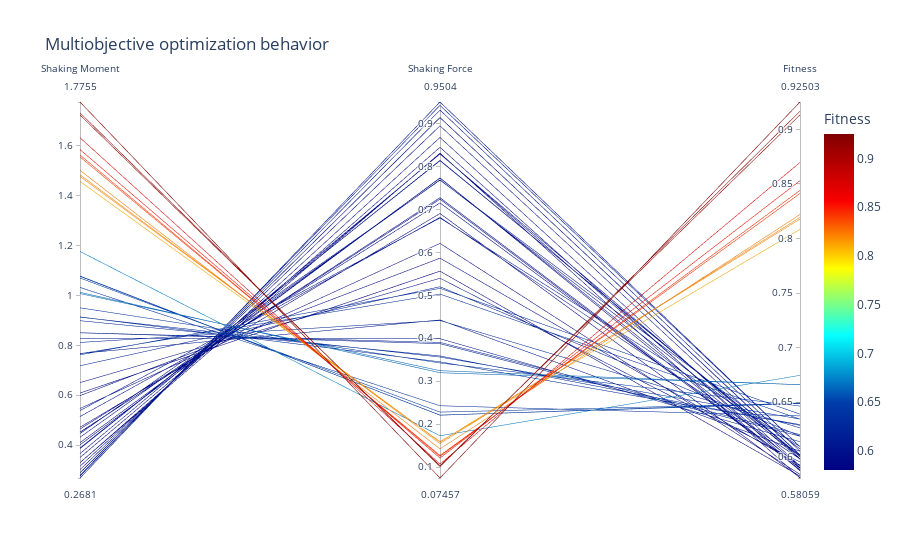

The notebook cell this image was saved under:
### Markdown cell above
#### Shaking moment vs Shaking force

This graph shows the behavior of the Pareto efficient solutions, where the improvement on the optimization of one variable, directly affects others'.

### Code cell
fig = px.parallel_coordinates({"Shaking Moment": shMoments[optimal], "Shaking Force": shForces[optimal], "Fitness": fitness[optimal]}, title = "Multiobjective optimization behavior",
                            color = "Fitness",
                            color_continuous_scale=px.colors.sequential.Jet)
fig.show()
